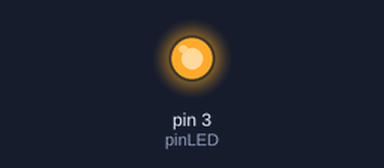
The sketch below on a simulated Arduino Uno, built with avr-gcc and run on an emulated ATmega328P. On the bench: output pins drawn as LEDs (lit = HIGH).

Above: at 0.1 s.
Timing chart, 0 to 1.6 s (numbered marks = the images above):
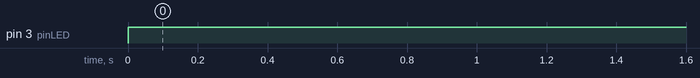

Measured:
- by itself, pin 3 (pinLED): LOW → HIGH at 0.00 s

The sketch:

Serial__Parallel_2x_LED.ino
```cpp
int pinLED = 3;

void setup() {
  // put your setup code here, to run once:
  pinMode(pinLED, OUTPUT);
}

void loop() {
  // put your main code here, to run repeatedly:
  digitalWrite(pinLED, HIGH);
}
```
